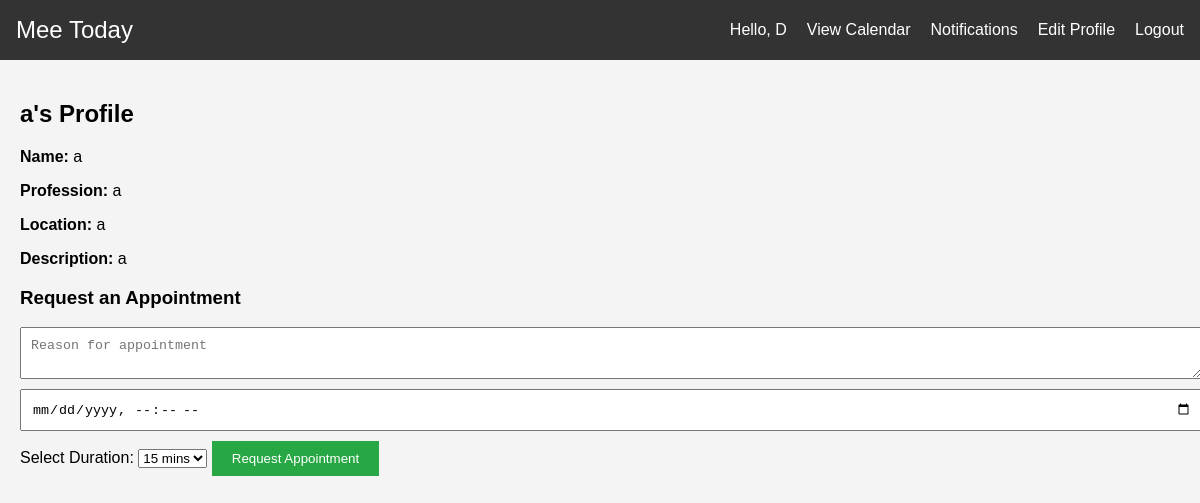
Screenshot of /profile/1/ (signed in) with the database file from the repository.
### appointments/models.py (models this page shows, shortened)
class UserProfile(models.Model):
    user = models.OneToOneField(User, on_delete=models.CASCADE)
    profession = models.CharField(max_length=100)
    location = models.CharField(max_length=100)
    description = models.TextField(blank=True)
    phone_number = models.CharField(max_length=15)  # Phone number
    photo = models.ImageField(upload_to='profile_photos/', blank=True, null=True)  # Photo field
    sex = models.CharField(max_length=10)
    age = models.IntegerField(null=True, blank=True)  # New age field

### appointments/views.py (the view, shortened to what this page needs)
# urls.py: path('profile/<int:user_id>/', views.profile_view, name='profile'),
@login_required
def profile_view(request, user_id):
    user_profile = UserProfile.objects.get(user_id=user_id)
    return render(request, 'profile.html', {'profile': user_profile})

### appointments/templates/profile.html (shortened to what this page needs)
{% extends 'base.html' %}
{% block content %}
    <h2>{{ profile.user.username }}'s Profile</h2>
    <p><strong>Name:</strong> {{ profile.user.username }}</p>
    <p><strong>Profession:</strong> {{ profile.profession }}</p>
    <p><strong>Location:</strong> {{ profile.location }}</p>
    <p><strong>Description:</strong> {{ profile.description }}</p>
    <form method="POST">
        <h3>Request an Appointment</h3>
        <textarea name="reason" placeholder="Reason for appointment" required></textarea>
        <input type="datetime-local" name="date" required>
        <label for="duration">Select Duration:</label>
        <select name="duration" required>
            <option value="15">15 mins</option>
        </select>
        <button type="submit">Request Appointment</button>
    </form>
{% endblock %}

### appointments/templates/base.html (shortened to what this page needs)
{% load static%}
<!DOCTYPE html>
<html lang="en">
<head>
    <link href='https://cdn.jsdelivr.net/npm/fullcalendar@5.9.0/main.min.css' rel='stylesheet' />
    <link rel="stylesheet" href="{% static 'style.css' %}">
</head>
<body>
    <nav>
        <div class="logo">
            <a href="{% url 'home' %}">Mee Today</a>
        </div>
        <div class="menu">
            {% if user.is_authenticated %}
                <span>Hello, {{ user.username }}</span>
                <a href="{% url 'calendar' %}">View Calendar</a>
                <a href="{% url 'notifications' %}">Notifications</a>
                <a href="{% url 'edit_profile' %}">Edit Profile</a>
                <a href="{% url 'logout' %}">Logout</a>
            {% else %}
                <a href="{% url 'login' %}">Login</a>
                <a href="{% url 'register' %}">Register</a>
            {% endif %}
        </div>
    </nav>
    <div class="container">
        {% block content %}
        {% endblock %}
    </div>
</body>
</html>

### appointments/static/style.css (style rules this page uses)
body { font-family: Arial, sans-serif; margin: 0; padding: 0; background-color: #f4f4f4; }
nav { background-color: #333; color: #fff; padding: 1em; display: flex; justify-content: space-between; align-items: center; flex-wrap: wrap; }
nav .logo a { color: #fff; text-decoration: none; font-size: 24px; }
nav .menu { display: flex; flex-wrap: wrap; }
nav .menu a { color: #fff; text-decoration: none; margin-left: 20px; }
.container { padding: 20px; }
h2 { margin-bottom: 20px; }
form input, form textarea { display: block; width: 100%; padding: 10px; margin-bottom: 10px; }
button { padding: 10px 20px; background-color: #28a745; color: #fff; border: none; cursor: pointer; }

### rows the page displays
UserProfile: user.username "a", profession "a", location "a", description "a"

### other values shown
{{ user.username }} "D"
